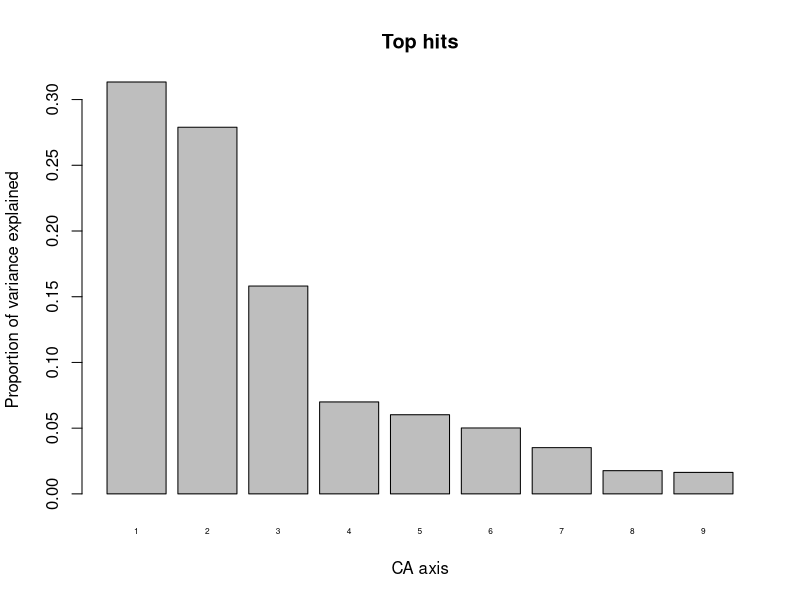
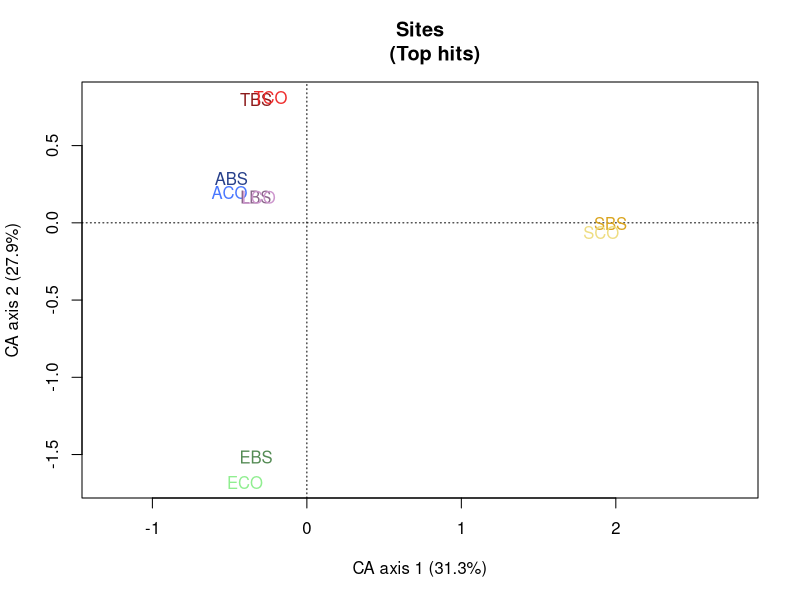
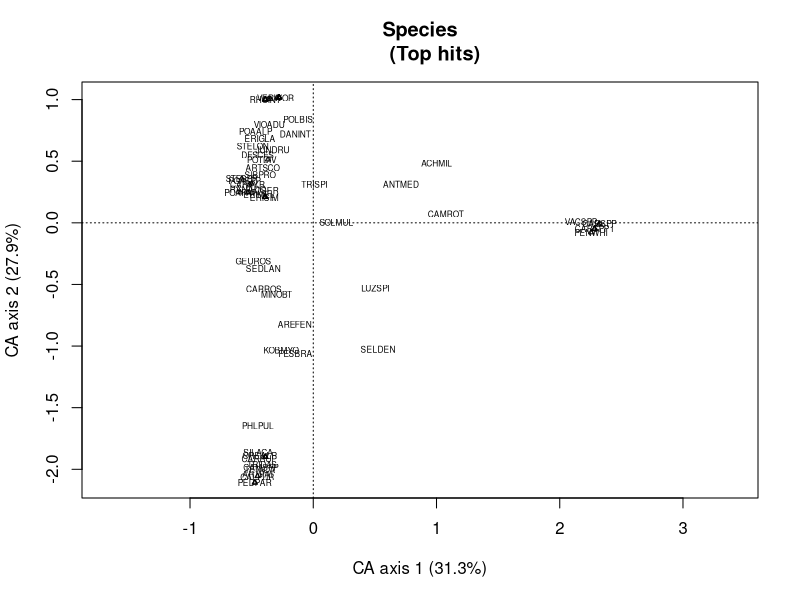
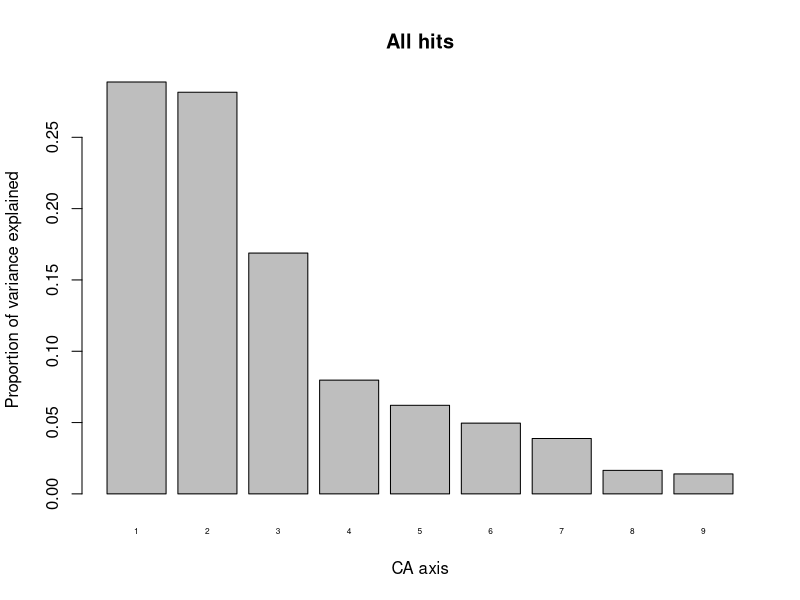
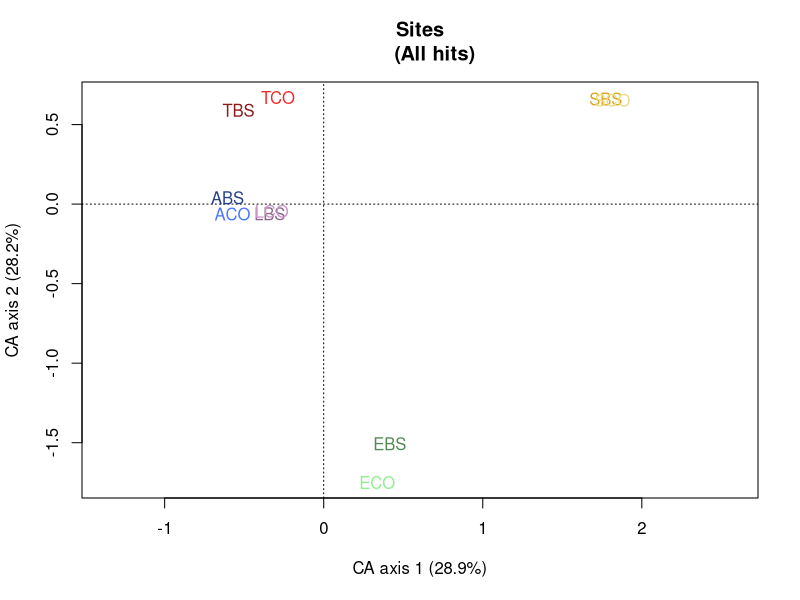
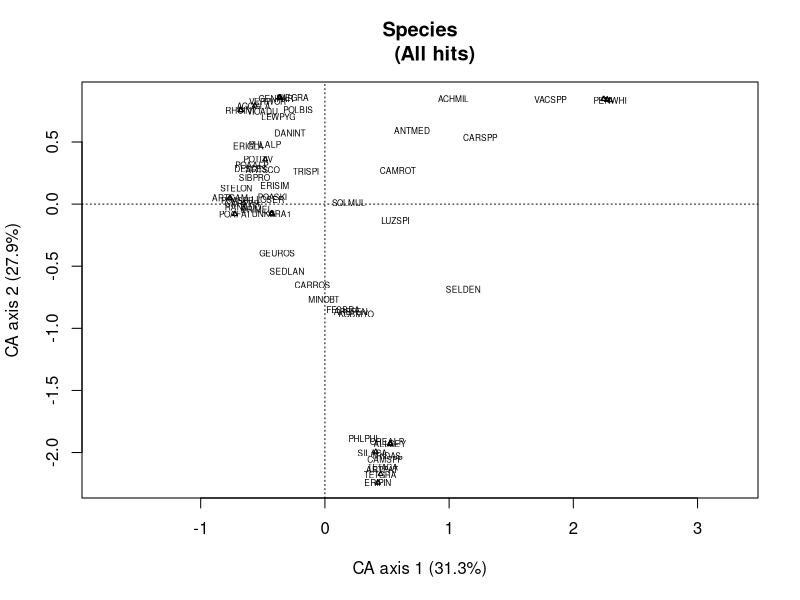
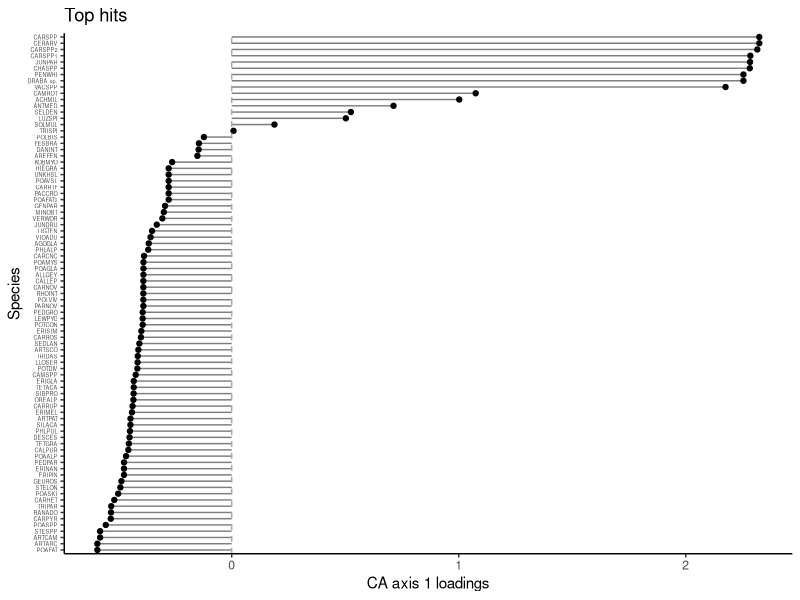
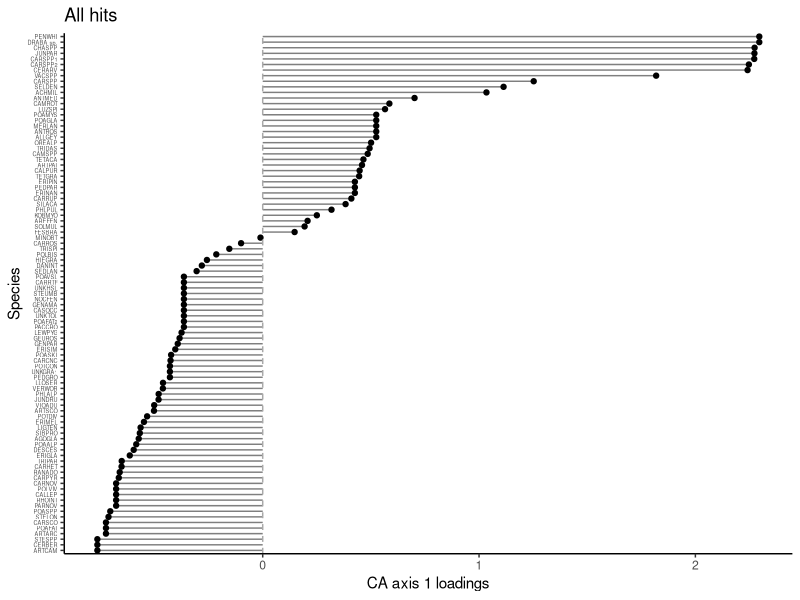

The R script that drew these images, in order:
## ---- chunk 1
knitr::opts_chunk$set(echo = TRUE)
## ---- chunk 2
library(tidyverse)
library(vegan)

splong <- read_csv("splong_NWT_bs.csv")[-1]
## isolate just top hit sp
h1 <- splong %>% filter(hits == "hit_1")
## ---- chunk 3
# split h1 labels to elim subplot nums
# leave BS and CO in with site labels
h1 <- h1 %>% separate(subplot, into = c("plot", "rep"), sep=" ", remove=F) #remove = F to retain subplot col

# now group by plot instead of subplot
h1comm_plot <- h1 %>% group_by(plot) %>%
  count(sp) %>%
  ungroup() %>%
  #spread into columns=sp
  pivot_wider(names_from= sp, values_from = n) 

h1comm_plot <- as.data.frame(h1comm_plot)
rownames(h1comm_plot) <- h1comm_plot[,1]
h1comm_plot <- h1comm_plot %>% select(-plot)

# fill in NA with 0s
h1comm_plot[is.na(h1comm_plot)] <- 0


## repeat with full dataset (all hits)
splong <- splong %>% separate(subplot, into = c("plot", "rep"), sep=" (?=[^ ]+$)", remove=F)

fullcomm_plot <- splong %>% group_by(plot) %>%
  count(sp) %>%
  ungroup() %>%
  pivot_wider(names_from= sp, values_from = n) 

fullcomm_plot <- as.data.frame(fullcomm_plot)
rownames(fullcomm_plot) <- fullcomm_plot[,1]
fullcomm_plot <- fullcomm_plot %>% select(-plot)

fullcomm_plot[is.na(fullcomm_plot)] <- 0
## ---- chunk 4
# CA
ca1_plot <- cca(h1comm_plot)

# checking variance explained
## there's a dip after 2 axes, and 1st 2 have reasonable cumulative variance explained
par(mfrow=c(1,1))
barplot(ca1_plot$CA$eig/ca1_plot$tot.chi, names.arg = 1:ca1_plot$CA$rank, cex.names = 0.5, ylab="Proportion of variance explained", xlab="CA axis", main="Top hits")

eigprop1_plot <- ca1_plot$CA$eig/ca1_plot$CA$tot.chi

# total variance explained by 1st 2 axes
(top_2 <- round(sum(eigprop1_plot[1:2])*100,1))

# save axis 1 and 2 info for plotting
axis1_top <- round(eigprop1_plot[1]*100,1)
axis2_top <- round(eigprop1_plot[2]*100,1)
## ---- chunk 5
# plotting top hits ordination
# select colors for site labels
# 5 sites, black sand treatments as darker shades
site.cols <- c("royalblue4", "royalblue1",
               "palegreen4", "palegreen2",
               "plum4", "plum3",
               "goldenrod", "lightgoldenrod",
               "firebrick4", "firebrick2")

# plotting sites and sp on separate plots, for clarity
par(mfrow=c(1,1))

# plot sites
plot(ca1_plot, display="sites", type="n", main="Sites
     (Top hits)", scaling="sites",
     xlab = paste0("CA axis 1 (",axis1_top,"%)"), 
     ylab = paste0("CA axis 2 (", axis2_top,"%)"))
text(ca1_plot, display="sites", col=site.cols, scaling="sites")


## ---- chunk 6
# plot species
plot(ca1_plot, display="species", type="n", main="Species
     (Top hits)", scaling="species",
     xlab = paste0("CA axis 1 (",axis1_top,"%)"), 
     ylab = paste0("CA axis 2 (", axis2_top,"%)"))
orditorp(ca1_plot, display = "species", scaling = 2,
         col = "black", pch = 2, cex = 0.5, air = 0.25)
## ---- chunk 7
# CA
cafull_plot <- cca(fullcomm_plot)

# variance explained by CA axes - dip after first 2, and axes 1 and 2 together explain a reasonable proportion of variance

barplot(cafull_plot$CA$eig/cafull_plot$tot.chi, names.arg = 1:cafull_plot$CA$rank, cex.names = 0.5, ylab="Proportion of variance explained", xlab="CA axis", main="All hits")

eigpropfull_plot <- cafull_plot$CA$eig/cafull_plot$CA$tot.chi

# total variance explained by axes 1 and 2
(all_2 <- round(sum(eigpropfull_plot[1:2])*100, 1))

# save axis 1 and 2 info for plotting
axis1_full <- round(eigpropfull_plot[1]*100,1)
axis2_full <- round(eigpropfull_plot[2]*100,1)
## ---- chunk 8
plot(cafull_plot, display="sites", type="n", main="Sites
     (All hits)", scaling="sites",
     xlab = paste0("CA axis 1 (",axis1_full,"%)"), 
     ylab = paste0("CA axis 2 (", axis2_full,"%)"))
text(cafull_plot, display="sites", col=site.cols, scaling="sites")

# plot species
plot(cafull_plot, display="species", type="n",  main="Species
     (All hits)", scaling="species",
     xlab = paste0("CA axis 1 (",axis1_top,"%)"), 
     ylab = paste0("CA axis 2 (", axis2_top,"%)"))
orditorp(cafull_plot, display = "species", 
         scaling = 2, col = "black", pch = 2, 
         cex = 0.5, air = 0.25)

## ---- chunk 9
top_loadings <- as.data.frame(scores(ca1_plot)$species)

top_loadings <- top_loadings %>% 
  mutate(species = rownames(top_loadings),
         species = as.factor(species),
         species = fct_reorder(species, CA1)) 

top_loadings %>%
  ggplot(aes(x = CA1, y=species))+
  geom_segment(aes(x = 0, y = species, xend = CA1, yend = species), color = "grey50") +
        geom_point()+
  theme_classic()+
  geom_vline(xintercept=0, lty=2, col="darkgrey")+
  theme(axis.text.y = element_text(size=4))+
  labs(x="CA axis 1 loadings", y="Species", title="Top hits")
## ---- chunk 10
top_quant <- quantile(abs(top_loadings$CA1))
top_sp <- which(top_loadings$CA1 >=  top_quant[4])
top_loadings[top_sp,"species"]
## ---- chunk 11
all_loadings <- as.data.frame(scores(cafull_plot)$species)

all_loadings <- all_loadings %>% 
  mutate(species = rownames(all_loadings),
         species = as.factor(species),
         species = fct_reorder(species, CA1)) 

all_loadings %>%
  ggplot(aes(x = CA1, y=species))+
  geom_segment(aes(x = 0, y = species, xend = CA1, yend = species), color = "grey50") +
        geom_point()+
  theme_classic()+
  geom_vline(xintercept=0, lty=2, col="darkgrey")+
  theme(axis.text.y = element_text(size=4))+
  labs(x="CA axis 1 loadings", y="Species", title="All hits")
## ---- chunk 12
all_quant <- quantile(abs(all_loadings$CA1))
all_sp <- which(all_loadings$CA1 >=  all_quant[4])
all_loadings[all_sp,"species"]
## ---- chunk 13
# plot axis 2 loadings
top_loadings %>%
  ggplot(aes(x = CA2, y=species))+
  geom_segment(aes(x = 0, y = species, xend = CA2, yend = species), color = "grey50") +
        geom_point()+
  theme_classic()+
  geom_vline(xintercept=0, lty=2, col="darkgrey")+
  theme(axis.text.y = element_text(size=4))+
  labs(x="CA axis 2 loadings", y="Species", title="Top hits")  
  
## ---- chunk 14
# Plot axis 2 loadings 
all_loadings %>%
  ggplot(aes(x = CA2, y=species))+
  geom_segment(aes(x = 0, y = species, xend = CA2, yend = species), color = "grey50") +
        geom_point()+
  theme_classic()+
  geom_vline(xintercept=0, lty=2, col="darkgrey")+
  theme(axis.text.y = element_text(size=4))+
  labs(x="CA axis 2 loadings", y="Species", title="All hits") 
## ---- chunk 15
# make plot name all small letters for top hits, to differentiate without adding lots of text
h1comm_plot_s <- h1comm_plot
rownames(h1comm_plot_s) <- tolower(rownames(h1comm_plot_s))

# making an ID column since rownames are not retained in a join (below)
h1comm_plot_s$plot <- rownames(h1comm_plot_s)
fullcomm_plot$plot <- rownames(fullcomm_plot)

# join community dfs, keeping all columns of the all-hits df (so it adds missing sp to the top hits df)
comm_combo <- dplyr::full_join(fullcomm_plot, h1comm_plot_s)

# convert plot label back to rownames
rownames(comm_combo) <- comm_combo$plot
comm_combo <- comm_combo %>% select(-plot) #now remove plot col again

# replace NAs with 0s
comm_combo[is.na(comm_combo)] <- 0

# CA for full df
ca_combo <- cca(comm_combo)
## ---- chunk 16
# looking at variance explained by each CA axis. As before, there's some drop in variance explained after the first two CA axes, and first two together explain reasonable amount of variance

par(mfrow=c(1,1))
barplot(ca_combo$CA$eig/ca_combo$tot.chi, names.arg = 1:ca_combo$CA$rank, cex.names = 0.5, ylab="Proportion of variance explained", xlab="CA axis", main = "Both methods included")

eigpropcombo <- ca_combo$CA$eig/ca_combo$CA$tot.chi

# total variance explained by axes 1 and 2
(combo_2 <- round(sum(eigpropcombo[1:2])*100, 1))

# save axis 1 and 2 info for plotting
axis1_combo <- round(eigpropcombo[1]*100,1)
axis2_combo <- round(eigpropcombo[2]*100,1)
## ---- chunk 17
# plot ordination
par(mfrow=c(1,1))

plot(ca_combo, display="sites", type="n", main="Sites
     (Both methods)", scaling="sites")
text(ca_combo, display="sites", col=site.cols, scaling="sites",
     xlab = paste0("CA axis 1 (",axis1_combo,"%)"), 
     ylab = paste0("CA axis 2 (", axis2_combo,"%)")) #virtually identical
text(x=2.25, y=-1.25, cex=1, col="black",
     labels="Darker color = Black sand
     Lighter color = Control

     CAPS = All hits
     lowercase = Top hits only")

plot(ca_combo, display="species", type="n", ylab="", main="Species
     (Both methods)", scaling="species")
orditorp(ca_combo, display = "species", scaling = 2,
         col = "black", pch = 2, cex = 0.5, air = 0.25)

## ---- chunk 18
#head(h1comm) #each plot within site is its own row

#create community matrix - borrowing from script 1
## tally sp frequencies and create community df
h1comm <- h1 %>% group_by(subplot) %>%
  count(sp) %>%
  ungroup() %>%
  #spread into columns=sp
  pivot_wider(names_from= sp, values_from = n) 

## convert from tibble -> df, so can turn col 1 (subplot) into rownames
h1comm <- as.data.frame(h1comm)
rownames(h1comm) <- h1comm[,1] #make site labels into rownames
h1comm <- h1comm %>% select(-subplot) #remove subplot column

## replace NA with 0 for sp comp data
h1comm[is.na(h1comm)] <- 0

# repeat for full dataset (all hits)
fullcomm <- splong %>% group_by(subplot) %>%
  count(sp) %>%
  ungroup() %>%
  pivot_wider(names_from = sp, values_from = n) 

fullcomm <- as.data.frame(fullcomm)
rownames(fullcomm) <- fullcomm[,1] 
fullcomm <- fullcomm %>% select(-subplot) 

fullcomm[is.na(fullcomm)] <- 0

#calculate Bray Curtis distance for top hits & all hits
h1dist <- vegdist(h1comm, method = "bray")
fulldist <- vegdist(fullcomm, method = "bray")

#plot, with 1:1 reference line
plot(fulldist[lower.tri(fulldist)], h1dist[lower.tri(h1dist)],
     xlab = "All hits (Bray curtis distance)",
     ylab = "Top hits (Bray curtis distance)")
abline(a=0, b=1, lty=2, col = "darkred", lwd=2)
## ---- chunk 19
comm_combo$plot <- rownames(comm_combo)

# isolate each site's community matrix
comm_a <- comm_combo %>% filter(grepl("A|a", plot))
comm_e <- comm_combo %>% filter(grepl("E|e", plot))
comm_l <- comm_combo %>% filter(grepl("L|l", plot))
#s is present in 'bs' part of many plot labels - need more specificity
comm_s <- comm_combo %>% filter(grepl("SCO|SBS|sco|sbs", plot))
comm_t <- comm_combo %>% filter(grepl("T|t", plot))

# make plot back into the rownames, and eliminate plot column
rownames(comm_a) <- comm_a$plot
rownames(comm_e) <- comm_e$plot
rownames(comm_l) <- comm_l$plot
rownames(comm_s) <- comm_s$plot
rownames(comm_t) <- comm_t$plot

comm_a <- comm_a %>% select(-plot)
comm_e <- comm_e %>% select(-plot)
comm_l <- comm_l %>% select(-plot)
comm_s <- comm_s %>% select(-plot)
comm_t <- comm_t %>% select(-plot)

# remove species that don't appear within a given site
comm_a <- comm_a[,which(colSums(comm_a)>0)]
comm_e <- comm_e[,which(colSums(comm_e)>0)]
comm_l <- comm_l[,which(colSums(comm_l)>0)]
comm_s <- comm_s[,which(colSums(comm_s)>0)]
comm_t <- comm_t[,which(colSums(comm_t)>0)]

# ordinate each site separately
ca_a <- cca(comm_a)
ca_e <- cca(comm_e)
ca_l <- cca(comm_l)
ca_s <- cca(comm_s)
ca_t <- cca(comm_t)

# plot first 2 CA axes and save variance explained
# scaling sites and species symmetrically

# set site color scheme
cols_a <- rep(site.cols[1:2],2)

axis1 <- round(ca_a$CA$eig[1]/sum(ca_a$CA$eig)*100, 1)
axis2 <- round(ca_a$CA$eig[2]/sum(ca_a$CA$eig)*100, 1)

plot(ca_a, type = "n", main = "Site A
     (Both methods)", scaling = "symmetric", xlab = paste("CA axis 1 (",axis1,"%)"), ylab = paste("CA axis 2 (", axis2,"%)")) 
orditorp(ca_a, display = "species", scaling = 3,
         col = "black", pch = 2, cex = 0.5, air = 0.25)
text(ca_a, display="sites", col=cols_a, scaling=3)
text(x=2.5, y=-2.25, cex=0.5, col="black",
     labels="Darker color = Black sand
     Lighter color = Control

     CAPS = All hits
     lowercase = Top hits only")
## ---- chunk 20
# plot CA for site e
cols_e <- rep(site.cols[3:4],2)

axis1 <- round(ca_e$CA$eig[1]/sum(ca_e$CA$eig)*100, 1)
axis2 <- round(ca_e$CA$eig[2]/sum(ca_e$CA$eig)*100, 1)

plot(ca_e, type = "n", main = "Site E
     (Both methods)", scaling = "symmetric", 
     xlab = paste0("CA axis 1 (",axis1,"%)"), 
     ylab = paste0("CA axis 2 (", axis2,"%)")) 
orditorp(ca_e, display = "species", scaling = 3,
         col = "black", pch = 2, cex = 0.5, air = 0.25)
text(ca_e, display="sites", col=cols_a, scaling=3)
text(x=2.25, y=-2.25, cex=0.5, col="black",
     labels="Darker color = Black sand
     Lighter color = Control

     CAPS = All hits
     lowercase = Top hits only")
## ---- chunk 21
cols_l <- rep(site.cols[5:6],2)

axis1 <- round(ca_l$CA$eig[1]/sum(ca_l$CA$eig)*100, 1)
axis2 <- round(ca_l$CA$eig[2]/sum(ca_l$CA$eig)*100, 1)

plot(ca_l, type = "n", main = "Site L
     (Both methods)", scaling = "symmetric", 
     xlab = paste0("CA axis 1 (",axis1,"%)"), 
     ylab = paste0("CA axis 2 (", axis2,"%)")) 
orditorp(ca_l, display = "species", scaling = 3,
         col = "black", pch = 2, cex = 0.5, air = 0.25)
text(ca_l, display="sites", col=cols_a, scaling=3)
text(x=2.25, y=-2.25, cex=0.5, col="black",
     labels="Darker color = Black sand
     Lighter color = Control

     CAPS = All hits
     lowercase = Top hits only")
## ---- chunk 22
# site s
cols_s <- rep(site.cols[7:8],2)

axis1 <- round(ca_s$CA$eig[1]/sum(ca_s$CA$eig)*100, 1)
axis2 <- round(ca_s$CA$eig[2]/sum(ca_s$CA$eig)*100, 1)

plot(ca_s, type = "n", main = "Site S
     (Both methods)", scaling = "symmetric", 
     xlab = paste0("CA axis 1 (",axis1,"%)"), 
     ylab = paste0("CA axis 2 (", axis2,"%)")) 
orditorp(ca_s, display = "species", scaling = 3,
         col = "black", pch = 2, cex = 0.5, air = 0.25)
text(ca_s, display="sites", col=cols_a, scaling=3)
text(x=2.25, y=-2.25, cex=0.5, col="black",
     labels="Darker color = Black sand
     Lighter color = Control

     CAPS = All hits
     lowercase = Top hits only")
## ---- chunk 23
# site t
cols_t <- rep(site.cols[9:10],2)

axis1 <- round(ca_t$CA$eig[1]/sum(ca_t$CA$eig)*100, 1)
axis2 <- round(ca_t$CA$eig[2]/sum(ca_t$CA$eig)*100, 1)

plot(ca_t, type = "n", main = "Site T
     (Both methods)", scaling = "symmetric", 
     xlab = paste0("CA axis 1 (",axis1,"%)"), 
     ylab = paste0("CA axis 2 (", axis2,"%)")) 
orditorp(ca_t, display = "species", scaling = 3,
         col = "black", pch = 2, cex = 0.5, air = 0.25)
text(ca_t, display="sites", col=cols_a, scaling=3)
text(x=2, y=-1.25, cex=0.5, col="black",
     labels="Darker color = Black sand
     Lighter color = Control

     CAPS = All hits
     lowercase = Top hits only")
